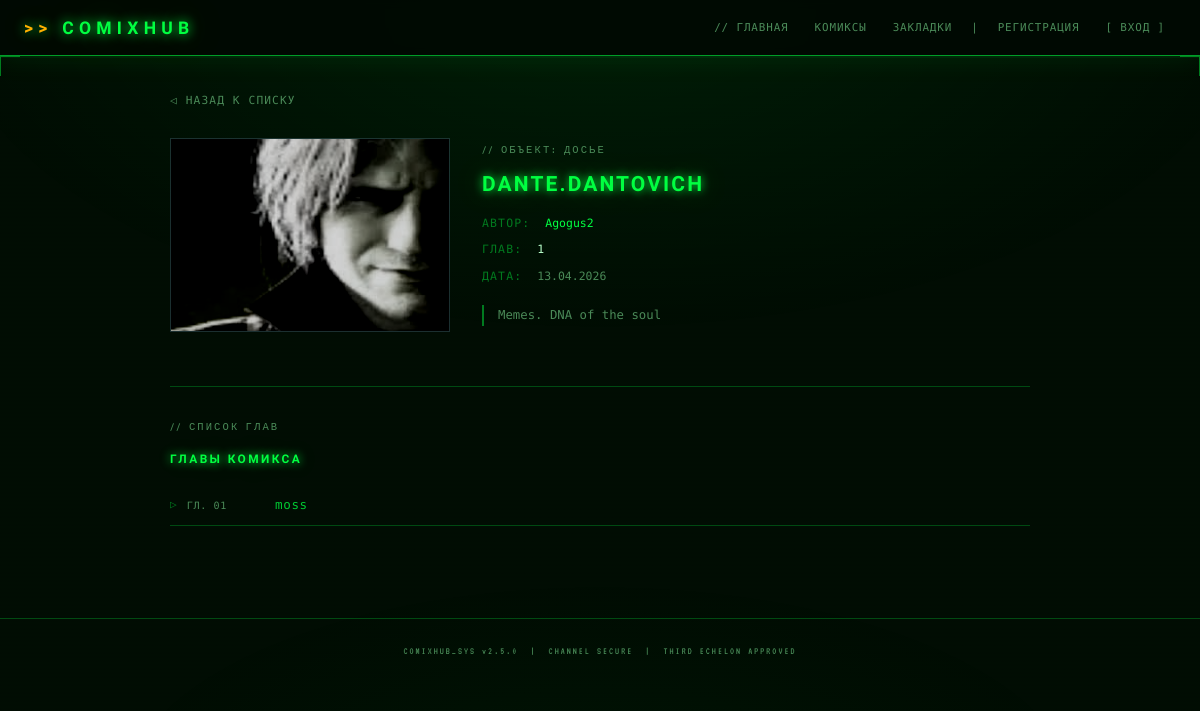
/comics/1, run on the app's committed database.
### app/models.py (models this page shows, shortened)
class Comic(SQLModel, table=True):
    __table_args__ = {'extend_existing': True}
    id: Optional[int] = Field(default=None, primary_key=True)
    title: str = Field(max_length=200)
    description: Optional[str] = None
    cover_image: Optional[str] = None
    author_id: Optional[int] = Field(default=None, foreign_key="user.id")
    created_at: datetime = Field(default_factory=datetime.utcnow)
    author: Optional["User"] = Relationship(back_populates="comics")
    chapters: List["Chapter"] = Relationship(back_populates="comic")

class User(SQLModel, table=True):
    __table_args__ = {'extend_existing': True}
    id: Optional[int] = Field(default=None, primary_key=True)
    username: str = Field(max_length=50, unique=True, index=True)
    email: str = Field(max_length=100, unique=True, index=True)
    hashed_password: str
    is_author: bool = Field(default=False)
    created_at: datetime = Field(default_factory=datetime.utcnow)
    comics: List["Comic"] = Relationship(back_populates="author")

class Chapter(SQLModel, table=True):
    __table_args__ = {'extend_existing': True}
    id: Optional[int] = Field(default=None, primary_key=True)
    comic_id: int = Field(foreign_key="comic.id")
    chapter_number: int
    title: str = Field(max_length=200)
    pages: Optional[str] = Field(default=None)
    created_at: datetime = Field(default_factory=datetime.utcnow)
    comic: Optional["Comic"] = Relationship(back_populates="chapters")
    comments: List["Comment"] = Relationship(back_populates="chapter")

### app/routers/comics.py (the view)
@router.get("/{comic_id}", response_class=HTMLResponse)
async def get_comic(
    comic_id: int, request: Request,
    current_user: Optional[User] = Depends(get_current_user),
    session: Session = Depends(get_session)
):
    comic = session.exec(select(Comic).where(Comic.id == comic_id)).first()
    if not comic:
        raise HTTPException(status_code=404, detail="Комикс не найден")
    is_favorited = False
    if current_user:
        is_favorited = bool(session.exec(
            select(Favorite).where(Favorite.user_id == current_user.id, Favorite.comic_id == comic_id)
        ).first())
    return templates.TemplateResponse("comic_detail.html", {
        "request": request, "comic": comic,
        "current_user": current_user, "is_favorited": is_favorited, "title": comic.title
    })

### app/templates/comic_detail.html (shortened to what this page needs)
{% extends "base.html" %}
{% block content %}
<div style="max-width: 860px; margin: 0 auto;">
  <a href="/comics/" style="display: inline-flex; align-items: center; gap: 8px;
                             margin-bottom: 28px; font-size: 0.8em; letter-spacing: 0.1em;
                             color: var(--text-dim); text-transform: uppercase;">
    ◁ Назад к списку
  </a>
  <div style="display: grid; grid-template-columns: 280px 1fr; gap: 32px; margin-bottom: 36px;">
    <div>
      {% if comic.cover_image %}
        <img src="{{ comic.cover_image }}" alt="{{ comic.title }}"
             style="width: 100%; display: block;">
      {% endif %}
    </div>
    <div style="padding-top: 4px;">
      <div style="font-family: var(--font-crt); font-size: 0.75em; color: var(--text-dim);
                  letter-spacing: 0.2em; margin-bottom: 12px;">// ОБЪЕКТ: ДОСЬЕ</div>
      <h1 style="font-size: 1.5em; margin-bottom: 16px; line-height: 1.3;">{{ comic.title }}</h1>
      <div style="display: flex; flex-direction: column; gap: 8px; margin-bottom: 20px;">
        <div style="font-size: 0.82em;">
          <span style="color: var(--green-dark); letter-spacing: 0.1em;">АВТОР:&nbsp;</span>
          <span style="color: var(--green);">{{ comic.author.username if comic.author else 'НЕИЗВЕСТЕН' }}</span>
        </div>
        <div style="font-size: 0.82em;">
          <span style="color: var(--green-dark); letter-spacing: 0.1em;">ГЛАВ:&nbsp;</span>
          <span style="color: var(--text);">{{ comic.chapters|length }}</span>
        </div>
        <div style="font-size: 0.82em;">
          <span style="color: var(--green-dark); letter-spacing: 0.1em;">ДАТА:&nbsp;</span>
          <span style="color: var(--text-dim);">{{ comic.created_at.strftime('%d.%m.%Y') }}</span>
        </div>
      </div>
      {% if comic.description %}
        <div style="border-left: 2px solid var(--green-dark); padding-left: 14px; margin-bottom: 24px;">
          <p style="color: var(--text-dim); font-size: 0.88em; line-height: 1.7; margin: 0;">
            {{ comic.description }}
          </p>
        </div>
      {% endif %}
    </div>
  </div>
  <hr>
  <div>
    <div style="font-family: var(--font-crt); font-size: 0.75em; color: var(--text-dim);
                letter-spacing: 0.2em; margin-bottom: 14px;">// СПИСОК ГЛАВ</div>
    <h3 style="font-size: 0.85em; letter-spacing: 0.2em; margin-bottom: 16px;">Главы комикса</h3>
    {% if comic.chapters %}
      <ul>
        {% for chapter in comic.chapters | sort(attribute='chapter_number') %}
          <li>
            <a href="/comics/{{ comic.id }}/chapters/{{ chapter.id }}/read">
              <span style="color: var(--text-dim); font-size: 0.8em; min-width: 80px; display: inline-block;">
                ГЛ. {{ '%02d'|format(chapter.chapter_number) }}
              </span>
              {{ chapter.title }}
            </a>
          </li>
        {% endfor %}
      </ul>
    {% else %}
      <div style="padding: 24px; border: 1px dashed var(--border); text-align: center;">
        <span style="color: var(--text-dim); font-family: var(--font-crt); font-size: 1.1em;">
          [ НЕТ ОПУБЛИКОВАННЫХ ГЛАВ ]
        </span>
      </div>
    {% endif %}
  </div>
</div>
{% endblock %}

### static/css/style.css (style rules this page uses)
:root { --green: #00ff41; --green-dim: #00c832; --green-dark: #007a1f; --green-faint: #003a0e; --green-glow: rgba(0, 255, 65, 0.15); --green-glow2: rgba(0, 255, 65, 0.06); --amber: #ffb000; --red-alert: #ff2020; --bg: #010d03; --bg2: #020f05; --bg3: #041208; --border: rgba(0, 255, 65, 0.25); --border-hi: rgba(0, 255, 65, 0.6); --text: #b8ffcb; --text-dim: #4a8a58; --scanline-opacity: 0.04; --font-mono: 'Share Tech Mono', monospace; --font-display:'Orbitron', monospace; --font-crt: 'VT323', monospace; }
*, *::before, *::after { box-sizing: border-box; margin: 0; padding: 0; }
html { scroll-behavior: smooth; }
body { background-color: var(--bg); color: var(--text); font-family: var(--font-mono); font-size: 14px; line-height: 1.6; min-height: 100vh; position: relative; overflow-x: hidden; background-image: repeating-linear-gradient( 0deg, transparent, transparent 2px, rgba(0,0,0, var(--scanline-opacity)) 2px, rgba(0,0,0, var(--scanline-opacity)) 4px ); }
body::before { content: ''; position: fixed; inset: 0; background: radial-gradient(ellipse 80% 60% at 50% 0%, rgba(0,255,65,0.07) 0%, transparent 70%), radial-gradient(ellipse 60% 40% at 50% 100%, rgba(0,200,50,0.04) 0%, transparent 70%); pointer-events: none; z-index: 0; }
body::after { content: ''; position: fixed; inset: 0; pointer-events: none; z-index: 9999; animation: flicker 8s infinite; background: transparent; }
h1, h2, h3, h4, h5, h6 { font-family: var(--font-display); color: var(--green); letter-spacing: 0.1em; text-transform: uppercase; text-shadow: 0 0 10px var(--green), 0 0 30px rgba(0,255,65,0.3); }
h1 { font-size: 1.6em; font-weight: 900; }
h3 { font-size: 1.1em; font-weight: 700; }
p { color: var(--text); margin-bottom: 0.8em; }
a { color: var(--green-dim); text-decoration: none; transition: color 0.15s, text-shadow 0.15s; }
hr { border: none; border-top: 1px solid var(--border); position: relative; margin: 32px 0; }
hr::after { content: '◆'; position: absolute; left: 50%; top: 50%; transform: translate(-50%, -50%); background: var(--bg); padding: 0 10px; color: var(--green-dark); font-size: 0.7em; }
ul { list-style: none; padding: 0; }
ul li { border-bottom: 1px solid var(--border); padding: 10px 0; display: flex; align-items: center; gap: 10px; transition: background 0.15s; }
ul li::before { content: '▷'; color: var(--green-dark); font-size: 0.8em; flex-shrink: 0; transition: color 0.15s, transform 0.15s; }
ul li a { font-size: 0.9em; letter-spacing: 0.05em; }
img:not(.comic-card img) { filter: saturate(0.25) brightness(0.75) contrast(1.3) hue-rotate(80deg); border: 1px solid var(--border); transition: filter 0.3s; }

### data on the page
Comic: cover_image (picture), title "DANTE.DANTOVICH", created_at "13.04.2026", description "Memes. DNA of the soul"
User: author "Agogus2"
Chapter: chapter_number "01", title "moss"

### other printed values
{{ comic.chapters|length }} "1"
